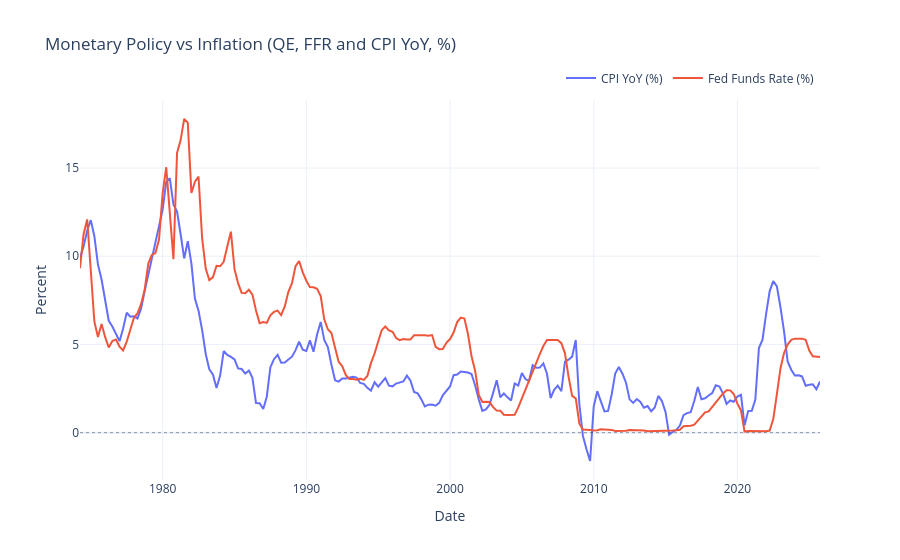

The notebook cell saved with this chart:
### Markdown cell above
GDP growth exhibits higher short-term volatility and sharp contractions during recessionary episodes, most notably around the Global Financial Crisis and the COVID-19 shock. Inflation, by contrast, displays smoother dynamics, with elevated and persistent levels during the 1970s and more stable behavior from the mid-1990s onward, aside from recent post-pandemic pressures.
Overall, the figure highlights the cyclical nature of real activity relative to the more inertial behavior of inflation, as well as the strong comovement between the two variables during major macroeconomic shocks.  

The limited comovement between GDP growth and inflation observed in the figure is economically expected. Real activity responds rapidly to cyclical and financial shocks, while inflation exhibits greater persistence and typically adjusts with significant lags due to nominal rigidities, wage-setting mechanisms, and inflation expectations. As a result, business cycle fluctuations and inflation dynamics often follow distinct and partially asynchronous paths rather than moving in tandem.

### Code cell
# --------------------------------------------------
# Stylized facts: FFR vs inflation
# --------------------------------------------------
fig = go.Figure()
fig.add_trace(go.Scatter(x=qdata.index, y=qdata["CPI_YoY"], mode="lines", name="CPI YoY (%)"))
fig.add_trace(go.Scatter(x=qdata.index, y=qdata["FFR"], mode="lines", name="Fed Funds Rate (%)"))

fig.add_hline(y=0, line_dash="dot", line_width=1, opacity=0.5)

fig.update_layout(
    title="Monetary Policy vs Inflation (QE, FFR and CPI YoY, %)",
    xaxis_title="Date",
    yaxis_title="Percent",
    hovermode="x unified",
    template="plotly_white",
    legend=dict(orientation="h", yanchor="bottom", y=1.02, xanchor="right", x=1)
)
fig.show()

### Figure 1 — Plotly figure (JSON) as saved in the notebook; plotly's stock layout.template omitted (floating-point values rounded to 4 significant figures; data arrays with more than 128 entries replaced by an {"elided": "..."} marker saying what was removed)
{"data": [{"mode": "lines", "name": "CPI YoY (%)", "type": "scatter", "x": {"elided": "207 str values"}, "y": {"elided": "207 float values"}}, {"mode": "lines", "name": "Fed Funds Rate (%)", "type": "scatter", "x": {"elided": "207 str values"}, "y": {"elided": "207 float values"}}], "layout": {"hovermode": "x unified", "legend": {"orientation": "h", "x": 1, "xanchor": "right", "y": 1.02, "yanchor": "bottom"}, "shapes": [{"line": {"dash": "dot", "width": 1}, "opacity": 0.5, "type": "line", "x0": 0, "x1": 1, "xref": "x domain", "y0": 0, "y1": 0, "yref": "y"}], "title": {"text": "Monetary Policy vs Inflation (QE, FFR and CPI YoY, %)"}, "xaxis": {"title": {"text": "Date"}}, "yaxis": {"title": {"text": "Percent"}}}}
